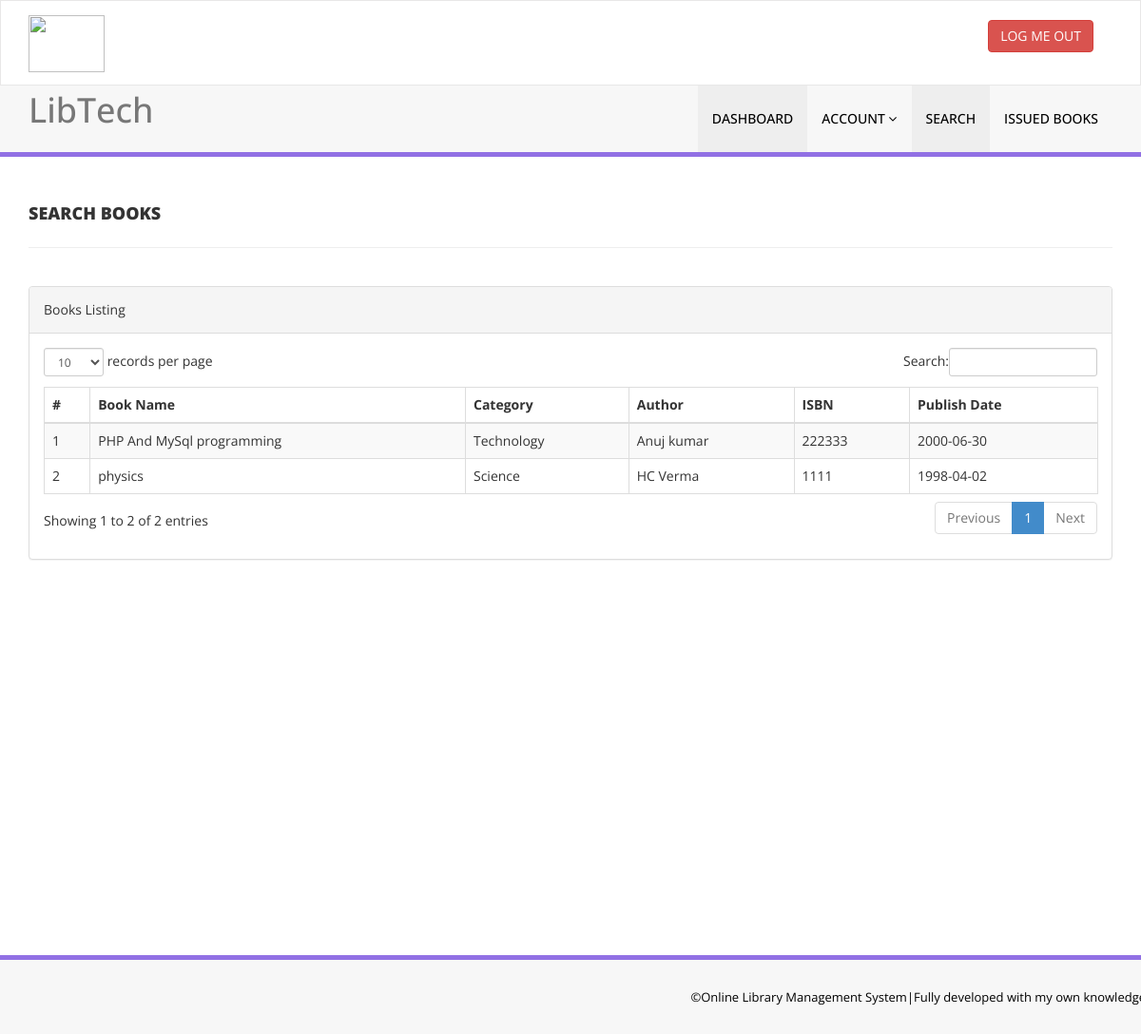
/library/search.php (signed in), run on the app's committed database.
### tables this page shows
CREATE TABLE `tblbooks` (
  `id` int(11) NOT NULL,
  `BookName` varchar(255) DEFAULT NULL,
  `CatId` int(11) DEFAULT NULL,
  `AuthorId` int(11) DEFAULT NULL,
  `ISBNNumber` int(11) DEFAULT NULL,
  `PublishDate` date DEFAULT NULL,
  `RegDate` timestamp NULL DEFAULT current_timestamp(),
  `UpdationDate` timestamp NULL DEFAULT NULL ON UPDATE current_timestamp()
);

CREATE TABLE `tblcategory` (
  `id` int(11) NOT NULL,
  `CategoryName` varchar(150) DEFAULT NULL,
  `Status` int(1) DEFAULT NULL,
  `CreationDate` timestamp NULL DEFAULT current_timestamp(),
  `UpdationDate` timestamp NULL DEFAULT '0000-00-00 00:00:00' ON UPDATE current_timestamp()
);

CREATE TABLE `tblauthors` (
  `id` int(11) NOT NULL,
  `AuthorName` varchar(159) DEFAULT NULL,
  `creationDate` timestamp NULL DEFAULT current_timestamp(),
  `UpdationDate` timestamp NULL DEFAULT NULL ON UPDATE current_timestamp()
);

### library/search.php (the view, shortened to what this page needs)
<?php
include('includes/config.php');
if(strlen($_SESSION['login'])==0)
    {
header('location:index.php');
}
else{
    ?>
<!DOCTYPE html>
<html xmlns="http://www.w3.org/1999/xhtml">
<head>
    <link href="assets/css/bootstrap.css" rel="stylesheet" />
    <link href="assets/css/font-awesome.css" rel="stylesheet" />
    <link href="assets/js/dataTables/dataTables.bootstrap.css" rel="stylesheet" />
    <link href="assets/css/style.css" rel="stylesheet" />
</head>
<body>
<?php include('includes/header.php');?>
    <div class="content-wrapper">
         <div class="container">
        <div class="row pad-botm">
            <div class="col-md-12">
                <h4 class="header-line">Search Books</h4>
    </div>
     <div class="row">
</div>
        </div>
            <div class="row">
                <div class="col-md-12">
                    <div class="panel panel-default">
                        <div class="panel-heading">
                           Books Listing
                        </div>
                        <div class="panel-body">
                            <div class="table-responsive">
                                <table class="table table-striped table-bordered table-hover" id="dataTables-example">
                                    <thead>
                                        <tr>
                                            <th>#</th>
                                            <th>Book Name</th>
                                            <th>Category</th>
                                            <th>Author</th>
                                            <th>ISBN</th>
                                            <th>Publish Date</th>
                                        </tr>
                                    </thead>
                                    <tbody>
<?php $sql = "SELECT tblbooks.BookName,tblcategory.CategoryName,tblauthors.AuthorName,tblbooks.ISBNNumber,tblbooks.PublishDate from  tblbooks join tblcategory on tblcategory.id=tblbooks.CatId join tblauthors on tblauthors.id=tblbooks.AuthorId";
$query = $dbh -> prepare($sql);
$query->execute();
$results=$query->fetchAll(PDO::FETCH_OBJ);
$cnt=1;
if($query->rowCount() > 0)
{
foreach($results as $result)
{               ?>
                                        <tr class="odd gradeX">
                                            <td class="center"><?php echo htmlentities($cnt);?></td>
                                            <td class="center"><?php echo htmlentities($result->BookName);?></td>
                                            <td class="center"><?php echo htmlentities($result->CategoryName);?></td>
                                            <td class="center"><?php echo htmlentities($result->AuthorName);?></td>
                                            <td class="center"><?php echo htmlentities($result->ISBNNumber);?></td>
                                            <td class="center"><?php echo htmlentities($result->PublishDate);?></td>
                                        </tr>
 <?php $cnt=$cnt+1;}} ?>
                                    </tbody>
                                </table>
                            </div>
                        </div>
                    </div>
                </div>
            </div>
    </div>
    </div>
  <?php include('includes/footer.php');?>
</body>
</html>
<?php } ?>

### library/assets/css/style.css (style rules this page uses)
.content-wrapper { margin-top: 40px; min-height:800px; padding-bottom:90px; }
.header-line { font-weight:900; padding-bottom:25px; border-bottom:1px solid #eeeeee; text-transform:uppercase; }
.pad-botm { padding-bottom:30px; }

### data on the page
tblbooks: BookName "PHP And MySql programming", tblcategory.CategoryName "Technology", AuthorId.AuthorName "Anuj kumar", ISBNNumber "222333", PublishDate "2000-06-30"
tblbooks: BookName "physics", tblcategory.CategoryName "Science", AuthorId.AuthorName "HC Verma", ISBNNumber "1111", PublishDate "1998-04-02"
